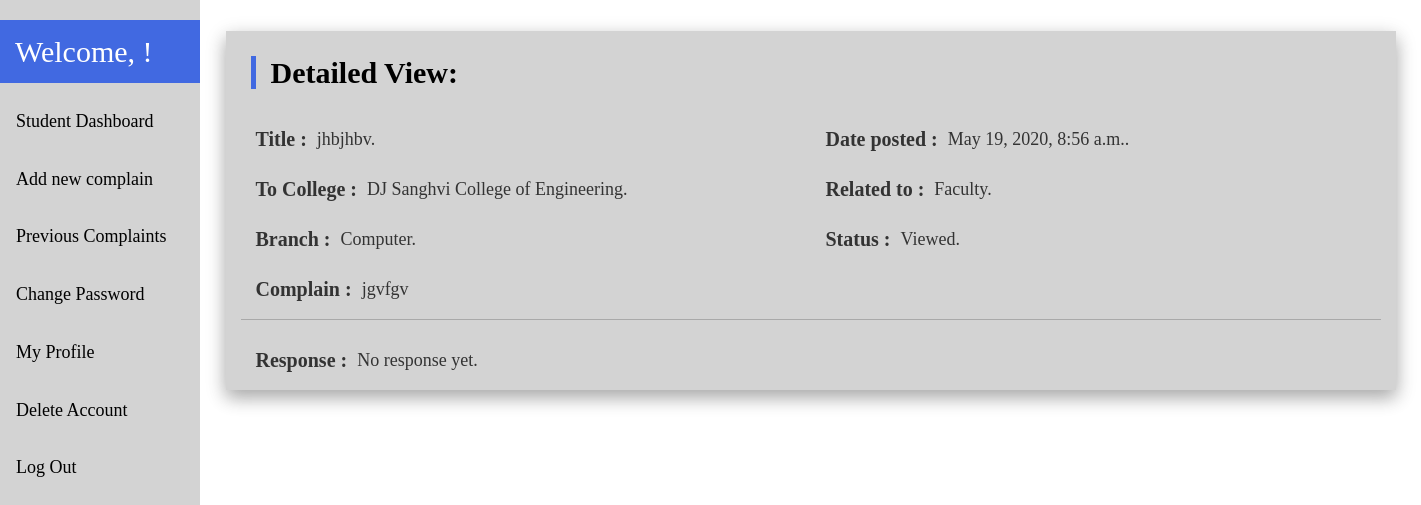
Screenshot of /studentComplainView/22/ with the database file from the repository.
### grievance/models.py (models this page shows)
class Complain(models.Model):
    college_choices=(
        ('DJ Sanghvi College of Engineering','DJ Sanghvi College of Engineering'),
        ('KJ Somaiya College of Engineering','KJ Somaiya College of Engineering'),
        ('Thadomal Sahani College of Engineering','Thadomal Sahani College of Engineering'),
        ('Thakur College of Engineering','Thakur College of Engineering'),
        ('Atharva College of Engineering','Atharva College of Engineering'),
        ('Sardar Patel College of Engineering','Sardar Patel College of Engineering'),
        ('VJTI College of Engineering','VJTI College of Engineering'),
    )
    branch_choices=(
        ('Computer','Computer'),
        ('IT','IT'),
        ('EXTC','EXTC'),
        ('ELEX','ELEX'),
        ('Chemical','Chemical'),
        ('Production','Production'),
        ('Bio Med','Bio Med')
    )
    status_choices = {
        ('Pending', 'Pending'),
        ('Viewed', 'Viewed'),
        ('Solved', 'Solved'),
        ('Rejected', 'Rejected')
    }
    related_to_choices={
        ('Management', 'Management'),
        ('Faculty', 'Faculty'),
        ('Security', 'Security'),
        ('Library', 'Library'),
        ('Canteen', 'Canteen')
    }
    complain_heading=models.CharField(max_length=300,default='')
    complain_content=models.TextField()
    receiver=models.ForeignKey(Admin,on_delete=models.CASCADE)
    sender=models.ForeignKey(Student,on_delete=models.CASCADE)
    college=models.CharField(max_length=300,default='',choices=college_choices)
    branch=models.CharField(max_length=300,blank='true', null='true',choices=branch_choices)
    date_posted =models.DateTimeField(default=timezone.now)
    status = models.CharField(choices = status_choices, default='Pending', max_length = 10)
    response = models.TextField(default='')
    related_to = models.CharField(choices = related_to_choices, default='', max_length = 20, verbose_name = 'Complain Related to')
    class Meta:
        ordering=['-date_posted']

### grievance/views.py (the view)
# urls.py: path('studentComplainView/<int:cid>/',views.studentComplainView,name='studentComplainView'),
def studentComplainView(request,cid):
    complain=Complain.objects.get(id=cid)
    context={
        'complain':complain,
    }
    return render(request,'grievance/studentComplainView.html',context)

### grievance/templates/grievance/studentComplainView.html
{% extends 'grievance/base.html' %}
{% load crispy_forms_tags %}
{% block content %}
{% include 'grievance/studentsidebar.html' %}
<div class="content">
<div class="container button1" style="margin-top: 30px;font-family:'Times New Roman', Times, serif;font-stretch: extra-expanded;line-height: 40px;margin-bottom: 20px;background-color: lightgray">
<h3 class="container" style="font-weight: bold;border-left: 5px solid royalblue;color: black;margin-bottom: 30px;margin-left: 10px;font-family: 'Times New Roman', 'Times', serif;font-size: 30px;margin-top: 25px;">Detailed View:</h3>
<div class="col-xs-12 col-md-6"><p style="font-size: 20px;font-weight: bold;float: left;">Title :</p><p style="float: left;font-size: 18px;margin-left: 10px;"> {{complain.complain_heading}}.</p></div>
<div class="col-xs-12 col-md-6"><p style="font-size: 20px;font-weight: bold;float: left;">Date posted :</p><p style="float: left;font-size: 18px;margin-left: 10px;"> {{complain.date_posted}}.</p></div>
<hr><div class="col-xs-12 col-md-6"><p style="font-size: 20px;font-weight: bold;float: left;">To College :</p><p style="float: left;font-size: 18px;margin-left: 10px;"> {{complain.college}}.</p></div>
<div class="col-xs-12 col-md-6"><p style="font-size: 20px;font-weight: bold;float: left;">Related to :</p><p style="float: left;font-size: 18px;margin-left: 10px;"> {{complain.related_to}}.</p></div>
<div class="col-xs-12 col-md-6"><p style="font-size: 20px;font-weight: bold;float: left;">Branch :</p><p style="float: left;font-size: 18px;margin-left: 10px;"> {{complain.branch}}.</p></div>
<div class="col-xs-12 col-md-6"><p style="font-size: 20px;font-weight: bold;float: left;">Status :</p><p style="float: left;font-size: 18px;margin-left: 10px;font-weight: ;"> {{complain.status}}.</p></div>
<div class="col-xs-12 col-md-12" style="border-bottom:1px solid darkgrey;"><p style="font-size: 20px;font-weight: bold;float: left;">Complain :</p><p style="float: left;font-size: 18px;margin-left: 10px;"> {{complain.complain_content}}</p></div>
<div class="col-xs-12 col-md-12" style="margin-top: 20px;"><p style="font-size: 20px;font-weight: bold;float: left;">Response :</p>
    {% if complain.response %}
    <p style="float: left;font-size: 18px;margin-left: 10px;"> {{complain.response}}</p>
    {% else %}
    <p style="float: left;font-size: 18px;margin-left: 10px;"> No response yet.</p>
    {% endif %}
</div>
</div>
</div>
{% endblock %}

### grievance/templates/grievance/base.html (style rules this page uses)
.button1 { box-shadow: 0 8px 16px 0 rgba(0,0,0,0.2), 0 6px 20px 0 rgba(0,0,0,0.19); }
body { background-color: white; }

### grievance/templates/grievance/studentsidebar.html (style rules this page uses)
div.content { margin-left: 200px; padding: 1px 16px; height: 1000px; }

### rows the page displays
Complain: complain_heading "jhbjhbv", date_posted "May 19, 2020, 8:56 a.m.", college "DJ Sanghvi College of Engineering", related_to "Faculty", branch "Computer", status "Viewed", complain_content "jgvfgv"
